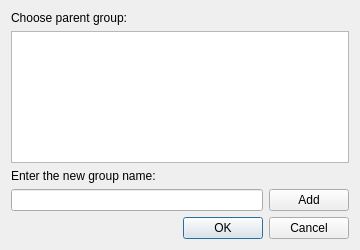
<?xml version="1.0" encoding="UTF-8"?>
<ui version="4.0">
 <class>CreateGroupDlg</class>
 <widget class="QDialog" name="CreateGroupDlg">
  <property name="geometry">
   <rect>
    <x>0</x>
    <y>0</y>
    <width>360</width>
    <height>250</height>
   </rect>
  </property>
  <property name="windowTitle">
   <string>Create New Group</string>
  </property>
  <layout class="QVBoxLayout" name="verticalLayout">
   <item>
    <widget class="QLabel" name="label">
     <property name="text">
      <string>Choose parent group: </string>
     </property>
    </widget>
   </item>
   <item>
    <widget class="QTreeWidget" name="twGroups">
     <attribute name="headerVisible">
      <bool>false</bool>
     </attribute>
     <column>
      <property name="text">
       <string notr="true">1</string>
      </property>
     </column>
    </widget>
   </item>
   <item>
    <widget class="QLabel" name="label_2">
     <property name="text">
      <string>Enter the new group name:</string>
     </property>
    </widget>
   </item>
   <item>
    <layout class="QHBoxLayout" name="horizontalLayout">
     <item>
      <widget class="QLineEdit" name="lneGroupName"/>
     </item>
     <item>
      <widget class="QPushButton" name="btnAddGroup">
       <property name="text">
        <string>Add</string>
       </property>
      </widget>
     </item>
    </layout>
   </item>
   <item>
    <widget class="QDialogButtonBox" name="buttonBox">
     <property name="orientation">
      <enum>Qt::Horizontal</enum>
     </property>
     <property name="standardButtons">
      <set>QDialogButtonBox::Cancel|QDialogButtonBox::Ok</set>
     </property>
    </widget>
   </item>
  </layout>
 </widget>
 <tabstops>
  <tabstop>buttonBox</tabstop>
 </tabstops>
 <resources/>
 <connections>
  <connection>
   <sender>buttonBox</sender>
   <signal>accepted()</signal>
   <receiver>CreateGroupDlg</receiver>
   <slot>accept()</slot>
   <hints>
    <hint type="sourcelabel">
     <x>227</x>
     <y>222</y>
    </hint>
    <hint type="destinationlabel">
     <x>157</x>
     <y>249</y>
    </hint>
   </hints>
  </connection>
  <connection>
   <sender>buttonBox</sender>
   <signal>rejected()</signal>
   <receiver>CreateGroupDlg</receiver>
   <slot>reject()</slot>
   <hints>
    <hint type="sourcelabel">
     <x>295</x>
     <y>228</y>
    </hint>
    <hint type="destinationlabel">
     <x>286</x>
     <y>249</y>
    </hint>
   </hints>
  </connection>
  <connection>
   <sender>btnAddGroup</sender>
   <signal>clicked()</signal>
   <receiver>CreateGroupDlg</receiver>
   <slot>addGroup()</slot>
   <hints>
    <hint type="sourcelabel">
     <x>313</x>
     <y>180</y>
    </hint>
    <hint type="destinationlabel">
     <x>361</x>
     <y>166</y>
    </hint>
   </hints>
  </connection>
  <connection>
   <sender>lneGroupName</sender>
   <signal>textChanged(QString)</signal>
   <receiver>CreateGroupDlg</receiver>
   <slot>checkGroupName()</slot>
   <hints>
    <hint type="sourcelabel">
     <x>149</x>
     <y>188</y>
    </hint>
    <hint type="destinationlabel">
     <x>356</x>
     <y>126</y>
    </hint>
   </hints>
  </connection>
  <connection>
   <sender>twGroups</sender>
   <signal>currentItemChanged(QTreeWidgetItem*,QTreeWidgetItem*)</signal>
   <receiver>CreateGroupDlg</receiver>
   <slot>checkGroupName()</slot>
   <hints>
    <hint type="sourcelabel">
     <x>94</x>
     <y>78</y>
    </hint>
    <hint type="destinationlabel">
     <x>360</x>
     <y>72</y>
    </hint>
   </hints>
  </connection>
 </connections>
 <slots>
  <slot>checkGroupName()</slot>
  <slot>addGroup()</slot>
 </slots>
</ui>
